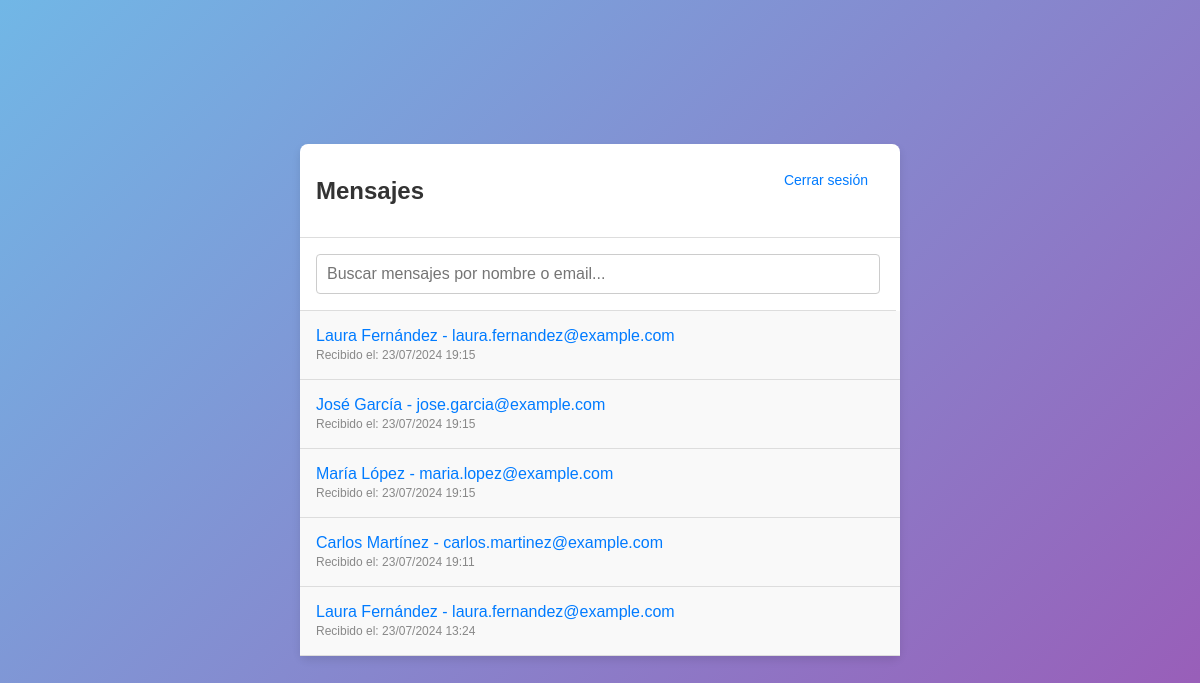
The page /messages (signed in) on the database its author committed.
### app.py (models this page shows)
class Message(db.Model):
    id = db.Column(db.Integer, primary_key=True)
    name = db.Column(db.String(100), nullable=False)
    email = db.Column(db.String(100), nullable=False)
    phone = db.Column(db.String(15), nullable=True)
    message = db.Column(db.Text, nullable=True)
    read = db.Column(Boolean, default=False)
    received_at = db.Column(db.DateTime, default=lambda: datetime.now(cdmx_tz))
    opened_at = db.Column(db.DateTime, nullable=True)
    __table_args__ = (db.UniqueConstraint('name', 'email', 'phone', 'message', name='unique_message_constraint'),)

### app.py (the view)
@app.route('/messages')
@login_required
def view_messages():
    messages = Message.query.all()
    return render_template('messages.html', messages=messages)

### app.py (called while the page is built)
def login_required(f):
    @wraps(f)
    def decorated_function(*args, **kwargs):
        if not session.get('logged_in'):
            return redirect(url_for('login'))
        return f(*args, **kwargs)
    return decorated_function

### templates/messages.html (shortened to what this page needs)
<!DOCTYPE html>
<html lang="es">
<head>
</head>
<body>
    <div class="container">
        <div class="header">
            <h1 class="title">Mensajes</h1>
            <a href="{{ url_for('logout') }}" class="logout-link">Cerrar sesión</a>
        </div>
        <div class="search-bar">
            <input type="text" id="searchInput" onkeyup="filterMessages()" placeholder="Buscar mensajes por nombre o email...">
        </div>
        <ul class="messages-list" id="messagesList">
            {% for message in messages | sort(attribute='received_at', reverse=True) %}
                <li>
                    <a href="{{ url_for('view_message', message_id=message.id) }}">
                        {{ message.name }} - {{ message.email }}
                        <br>
                        <span class="message-date">Recibido el: {{ message.received_at.strftime('%d/%m/%Y %H:%M') }}</span>
                    </a>
                </li>
            {% endfor %}
        </ul>
    </div>
</body>
</html>

### templates/messages.html (style rules this page uses)
body { font-family: Arial, sans-serif; display: flex; justify-content: center; align-items: center; height: 100vh; margin: 0; background: linear-gradient(135deg, #71b7e6, #9b59b6); }
.container { background-color: #ffffff; padding: 0; border-radius: 8px; box-shadow: 0 4px 8px rgba(0, 0, 0, 0.1); max-width: 600px; width: 100%; box-sizing: border-box; position: relative; }
.header { display: flex; align-items: center; justify-content: space-between; border-bottom: 1px solid #ddd; padding: 16px; }
.title { font-size: 24px; color: #333; }
.search-bar { width: 94%; padding: 16px; border-bottom: 1px solid #ddd; }
.search-bar input { width: 100%; padding: 10px; font-size: 16px; border: 1px solid #ccc; border-radius: 4px; box-sizing: border-box; }
.messages-list { list-style-type: none; padding: 0; margin: 0; max-height: 50vh; overflow-y: auto; }
.messages-list li { border-bottom: 1px solid #ddd; padding: 16px; background-color: #f9f9f9; transition: background-color 0.3s; }
.messages-list li a { text-decoration: none; color: #007BFF; display: block; }
.message-date { color: #888; font-size: 12px; }
.logout-link { position: absolute; top: 20px; right: 20px; padding: 8px 12px; background-color: #ffffff; color: #007BFF; text-decoration: none; border-radius: 4px; font-size: 14px; }

### rows shown on the page
Message: name "Laura Fernández", email "laura.fernandez@example.com", received_at "23/07/2024 19:15"
Message: name "José García", email "jose.garcia@example.com", received_at "23/07/2024 19:15"
Message: name "María López", email "maria.lopez@example.com", received_at "23/07/2024 19:15"
Message: name "Carlos Martínez", email "carlos.martinez@example.com", received_at "23/07/2024 19:11"
Message: name "Laura Fernández", email "laura.fernandez@example.com", received_at "23/07/2024 13:24"
